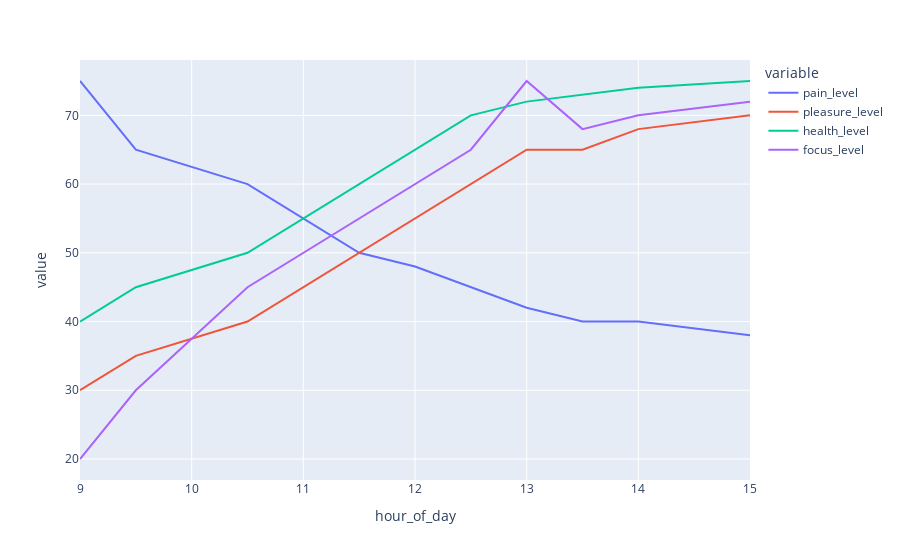

The notebook cell this image was saved under:
### Code cell
df.set_index("hour_of_day").plot()

### Figure 1 — Plotly figure (JSON) as saved in the notebook; plotly's stock layout.template omitted (floating-point values rounded to 4 significant figures)
{"data": [{"hovertemplate": "variable=pain_level<br>hour_of_day=%{x}<br>value=%{y}<extra></extra>", "legendgroup": "pain_level", "line": {"color": "#636efa", "dash": "solid"}, "marker": {"symbol": "circle"}, "mode": "lines", "name": "pain_level", "orientation": "v", "showlegend": true, "type": "scatter", "x": [9.0, 9.5, 10.5, 11.0, 11.5, 12.0, 12.5, 13.0, 13.5, 14.0, 15.0], "xaxis": "x", "y": [75, 65, 60, 55, 50, 48, 45, 42, 40, 40, 38], "yaxis": "y"}, {"hovertemplate": "variable=pleasure_level<br>hour_of_day=%{x}<br>value=%{y}<extra></extra>", "legendgroup": "pleasure_level", "line": {"color": "#EF553B", "dash": "solid"}, "marker": {"symbol": "circle"}, "mode": "lines", "name": "pleasure_level", "orientation": "v", "showlegend": true, "type": "scatter", "x": [9.0, 9.5, 10.5, 11.0, 11.5, 12.0, 12.5, 13.0, 13.5, 14.0, 15.0], "xaxis": "x", "y": [30, 35, 40, 45, 50, 55, 60, 65, 65, 68, 70], "yaxis": "y"}, {"hovertemplate": "variable=health_level<br>hour_of_day=%{x}<br>value=%{y}<extra></extra>", "legendgroup": "health_level", "line": {"color": "#00cc96", "dash": "solid"}, "marker": {"symbol": "circle"}, "mode": "lines", "name": "health_level", "orientation": "v", "showlegend": true, "type": "scatter", "x": [9.0, 9.5, 10.5, 11.0, 11.5, 12.0, 12.5, 13.0, 13.5, 14.0, 15.0], "xaxis": "x", "y": [40, 45, 50, 55, 60, 65, 70, 72, 73, 74, 75], "yaxis": "y"}, {"hovertemplate": "variable=focus_level<br>hour_of_day=%{x}<br>value=%{y}<extra></extra>", "legendgroup": "focus_level", "line": {"color": "#ab63fa", "dash": "solid"}, "marker": {"symbol": "circle"}, "mode": "lines", "name": "focus_level", "orientation": "v", "showlegend": true, "type": "scatter", "x": [9.0, 9.5, 10.5, 11.0, 11.5, 12.0, 12.5, 13.0, 13.5, 14.0, 15.0], "xaxis": "x", "y": [20, 30, 45, 50, 55, 60, 65, 75, 68, 70, 72], "yaxis": "y"}], "layout": {"legend": {"title": {"text": "variable"}, "tracegroupgap": 0}, "margin": {"t": 60}, "xaxis": {"anchor": "y", "domain": [0, 1], "title": {"text": "hour_of_day"}}, "yaxis": {"anchor": "x", "domain": [0, 1], "title": {"text": "value"}}}}
